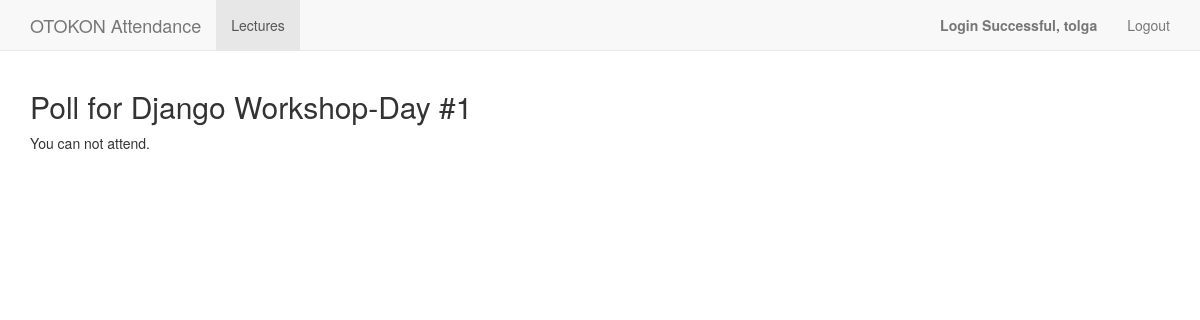
/django-workshop/1/ (signed in), run on an earlier commit of the app's database.
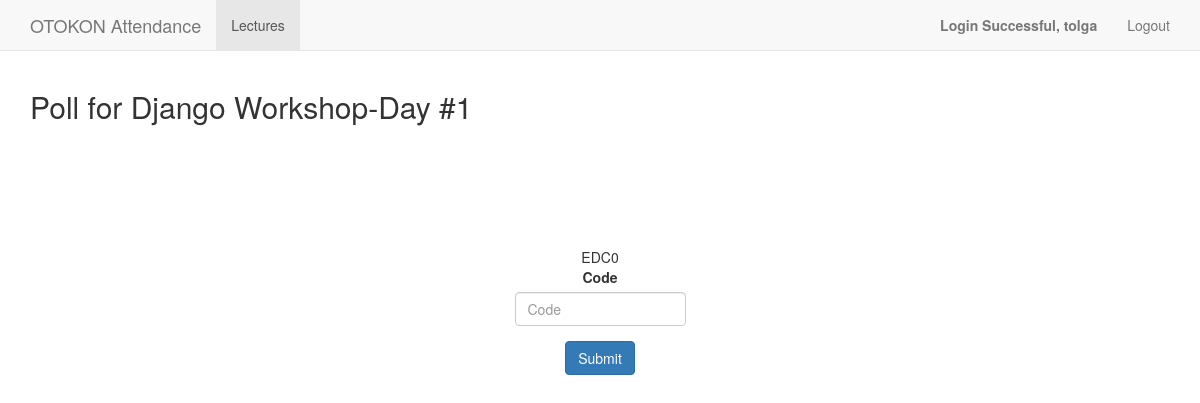
And on a later commit of the database.
### education/models.py (models this page shows, shortened)
class LectureDay(models.Model):
    lecture = models.ForeignKey(Lecture)
    day = models.PositiveIntegerField()
    is_available = models.BooleanField(default=False)
    code = models.CharField(max_length=10, default=lecture_code_handler, unique=True)
    def __str__(self):
         return "{}-Day #{}".format(self.lecture.name, self.day)

class Lecture(models.Model):
    name = models.CharField(max_length=100)
    slug = models.SlugField(max_length=100)
    lecturer = models.ForeignKey(User)
    created = models.DateTimeField(auto_now_add=True)

### education/views.py (the view, shortened to what this page needs)
# urls.py: url(r'^(?P<lecture_slug>[\w-]+)/(?P<lecture_day>[\w-]+)/$', LecturePollFormView.as_view(), name="lecture_poll"),
class LecturePollFormView(FormView):
    form_class = PollForm
    template_name = "education/lecture_poll.html"
    success_url = reverse_lazy("base")
    @method_decorator(login_required)
    def dispatch(self, request, *args, **kwargs):
        return super(LecturePollFormView, self).dispatch(request, *args, **kwargs)
    def get_context_data(self, **kwargs):
        context = super(LecturePollFormView, self).get_context_data(**kwargs)
        lecture_slug = self.kwargs.get("lecture_slug")
        lecture_day = self.kwargs.get("lecture_day")
        lecture_day = LectureDay.objects.get(lecture__slug=lecture_slug, day=lecture_day)
        context['lecture_day'] = lecture_day
        context['check'] = lecture_day.is_available
        return context

### education/forms.py
class PollForm(forms.Form):
    code = forms.CharField(max_length=4, required=True)

### templates/education/lecture_poll.html (shortened to what this page needs)
{% extends 'base.html' %}
{% load bootstrap3 %}
{% block content %}
<h2>Poll for {{ lecture_day }}</h2>
{% if check %}
<div style="margin:0 auto;display:block;text-align:center;padding-top:10%">
</h4 style="padding-bottom:5%">{{ lecture_day.code }}</h4>
<form enctype="multipart/form-data" action="" method="post" class="form" style="max-width:15%;display:block;margin:0 auto;">
       {% bootstrap_form form %}
        <button type="submit" class="btn btn-primary">Submit</button>
</form>
</div>
{% else %}
<p>You can not attend.</p>
{% endif %}
{% endblock %}

### templates/base.html (shortened to what this page needs)
{% load staticfiles %}
<!DOCTYPE html>
<html lang="en"><head><meta http-equiv="Content-Type" content="text/html; charset=UTF-8">
    <link href="{% static 'css/bootstrap.min.css' %}" rel="stylesheet">
    <link href="{% static 'css/ie10-viewport-bug-workaround.css' %}" rel="stylesheet">
    <link href="{% static 'css/navbar-static-top.css' %}" rel="stylesheet">
  </head>
  <body>
    <nav class="navbar navbar-default navbar-static-top">
      <div class="container">
        <div class="navbar-header">
          <a class="navbar-brand" href="{% url 'base' %}">OTOKON Attendance</a>
        </div>
        <div id="navbar" class="navbar-collapse collapse">
          <ul class="nav navbar-nav">
            <li class="active"><a href="{% url 'base' %}">Lectures</a></li>
          </ul>
          <ul class="nav navbar-nav navbar-right">
	        {% if user.is_authenticated %}
	        <li><a><b>Login Successful, {{ user.username }} </b></a></li>
            <li><a href="{% url 'auth_logout' %}">Logout</a></li>
	        {% else %}
	   	    <li><a href="{% url 'registration_register' %}">Register</a></li>
		    <li><a href="{% url 'auth_login' %}">Login</a></li>
	        {% endif %}
          </ul>
        </div>
      </div>
    </nav>
    <div class="container">
      {% block content %}{% endblock %}
    </div>
  </body>
</html>

### static/css/navbar-static-top.css (style rules this page uses)
.navbar-static-top { margin-bottom: 19px; }

What changed in the data, as far as the page shows it:
changed LectureDay "Django Workshop-Day #1": code (not shown) → "EDC0"
Also different on the page:
text no longer shown: "You can not attend."
text now shown: "Code Submit"
